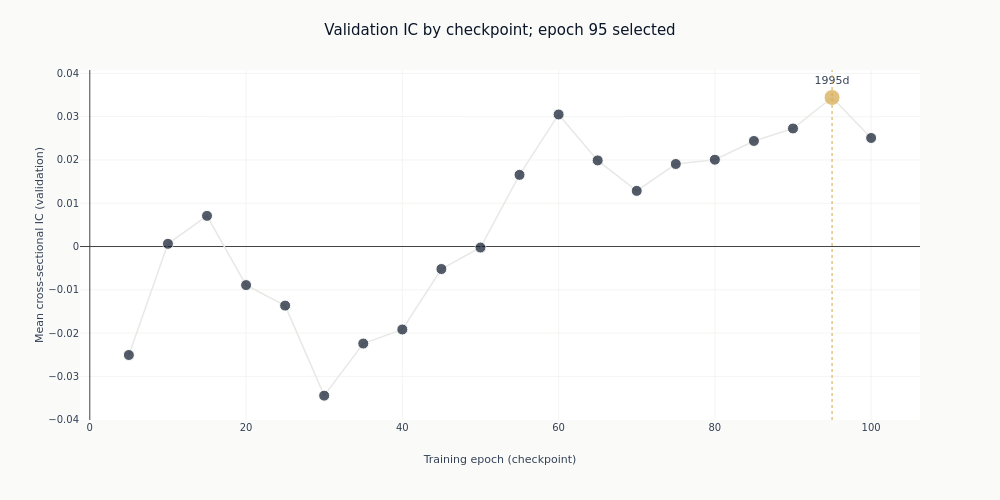

Notebook cell for this chart:
### Markdown cell above
## 6. The learning curve

Validation IC at each epoch checkpoint. The selected checkpoint is amber; any checkpoint excluded
for partial coverage is copper. A curve that rises and then falls is the model fitting and then
overfitting the validation folds; a flat one says the epoch count was never the binding choice.

### Code cell
_epochs = checkpoints["checkpoint_value"].cast(pl.Int64).to_list()
_ics = checkpoints["ic_mean_daily"].to_list()
_days = checkpoints["ic_n_days"].to_list()
_colors = [
    COLORS["amber"]
    if epoch == BEST_EPOCH
    else (COLORS["copper"] if epoch in partial_epochs else COLORS["blue"])
    for epoch in _epochs
]
fig_lc = go.Figure(
    go.Scatter(
        x=_epochs,
        y=_ics,
        mode="lines+markers+text",
        line=dict(color=COLORS["silver_muted"], width=1.5),
        marker=dict(
            color=_colors,
            size=[16 if epoch == BEST_EPOCH else 11 for epoch in _epochs],
            line=dict(color="white", width=1),
        ),
        text=[
            f"{days:.0f}d" if epoch == BEST_EPOCH or days < FULL_DAYS else ""
            for epoch, days in zip(_epochs, _days, strict=True)
        ],
        textposition="top center",
        showlegend=False,
    )
)
fig_lc.add_vline(x=BEST_EPOCH, line=dict(color=COLORS["amber"], width=1, dash="dot"))
fig_lc.update_layout(
    title=(
        f"Validation IC by checkpoint; epoch {BEST_EPOCH} selected"
        + (f", partial epochs {partial_epochs} excluded" if partial_epochs else "")
    ),
    height=500,
    width=1000,
    margin=dict(t=70),
    title_font=dict(size=15),
)
fig_lc.update_xaxes(title_text="Training epoch (checkpoint)")
fig_lc.update_yaxes(title_text="Mean cross-sectional IC (validation)")
fig_lc.show()

### Figure 1 — Plotly figure (JSON) as saved in the notebook; plotly's stock layout.template omitted (floating-point values rounded to 4 significant figures)
{"data": [{"line": {"color": "#e8e8e6", "width": 1.5}, "marker": {"color": ["#0a1628", "#0a1628", "#0a1628", "#0a1628", "#0a1628", "#0a1628", "#0a1628", "#0a1628", "#0a1628", "#0a1628", "#0a1628", "#0a1628", "#0a1628", "#0a1628", "#0a1628", "#0a1628", "#0a1628", "#0a1628", "#D4A84B", "#0a1628"], "line": {"color": "white", "width": 1}, "size": [11, 11, 11, 11, 11, 11, 11, 11, 11, 11, 11, 11, 11, 11, 11, 11, 11, 11, 16, 11]}, "mode": "lines+markers+text", "showlegend": false, "text": ["", "", "", "", "", "", "", "", "", "", "", "", "", "", "", "", "", "", "1995d", ""], "textposition": "top center", "type": "scatter", "x": [5, 10, 15, 20, 25, 30, 35, 40, 45, 50, 55, 60, 65, 70, 75, 80, 85, 90, 95, 100], "y": [-0.02506, 0.0006286, 0.007088, -0.008906, -0.01365, -0.03445, -0.02241, -0.01916, -0.005191, -0.0002279, 0.01655, 0.03051, 0.0199, 0.01286, 0.01906, 0.02006, 0.02439, 0.02727, 0.03443, 0.02508]}], "layout": {"height": 500, "margin": {"t": 70}, "shapes": [{"line": {"color": "#D4A84B", "dash": "dot", "width": 1}, "type": "line", "x0": 95, "x1": 95, "xref": "x", "y0": 0, "y1": 1, "yref": "y domain"}], "title": {"font": {"size": 15}, "text": "Validation IC by checkpoint; epoch 95 selected"}, "width": 1000, "xaxis": {"title": {"text": "Training epoch (checkpoint)"}}, "yaxis": {"title": {"text": "Mean cross-sectional IC (validation)"}}}}
